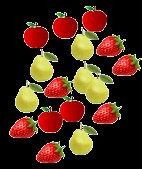
#> input picture lechu.jpg, 142 x 169 px, found by its file name
$ jupyter execute Image_clustering_using_k_means.ipynb
#> lines starting #> are read from the running program, lines starting #| are printed output that depends on the picture
<a href="https://colab.research.google.com/github/frommasidur/computerVision/blob/main/Image_clustering_using_k_means.ipynb" target="_parent"></a>

[cell 1]
import numpy as np
import matplotlib.pyplot as plt
import cv2

[cell 2]
image = cv2.imread('/content/lechu.jpg')
#> image is the input picture: shape (169, 142, 3); mean B, G, R 25, 42.6, 71.4

# Change color to RGB (from BGR)
#image = cv2.cvtColor(image, cv2.COLOR_BGR2RGB)
print(image.shape)
#| (169, 142, 3)
#plt.imshow(image)

[cell 3]
# Reshaping the image into a 2D array of pixels and 3 color values (RGB)
pixel_vals = image.reshape((-1,3))
# Convert to float type
pixel_vals = np.float32(pixel_vals)

[cell 4]
#the below line of code defines the criteria for the algorithm to stop running,
#which will happen is 100 iterations are run or the epsilon (which is the required accuracy)
#becomes 85%
criteria = (cv2.TERM_CRITERIA_EPS + cv2.TERM_CRITERIA_MAX_ITER, 100, 0.85)

# then perform k-means clustering wit h number of clusters defined as 3
#also random centres are initially choosed for k-means clustering
k = 4
retval, labels, centers = cv2.kmeans(pixel_vals, k, None, criteria, 10, cv2.KMEANS_RANDOM_CENTERS)
#> retval = 25959480.6; centers = [[146.5, 217.7, 225.7], [68.99, 158.2, 169.6], [15.96, 20.12, 183.5], [1.03, 1.2, 2.33]]

# convert data into 8-bit values
centers = np.uint8(centers)
#> centers = [[146, 217, 225], [68, 158, 169], [15, 20, 183], [1, 1, 2]]
segmented_data = centers[labels.flatten()]

# reshape data into the original image dimensions
segmented_image = segmented_data.reshape((image.shape))
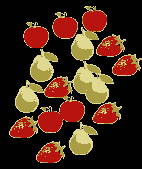
#> segmented_image: shape (169, 142, 3); mean B, G, R 24.7, 42.4, 70.9
plt.imshow(image)
